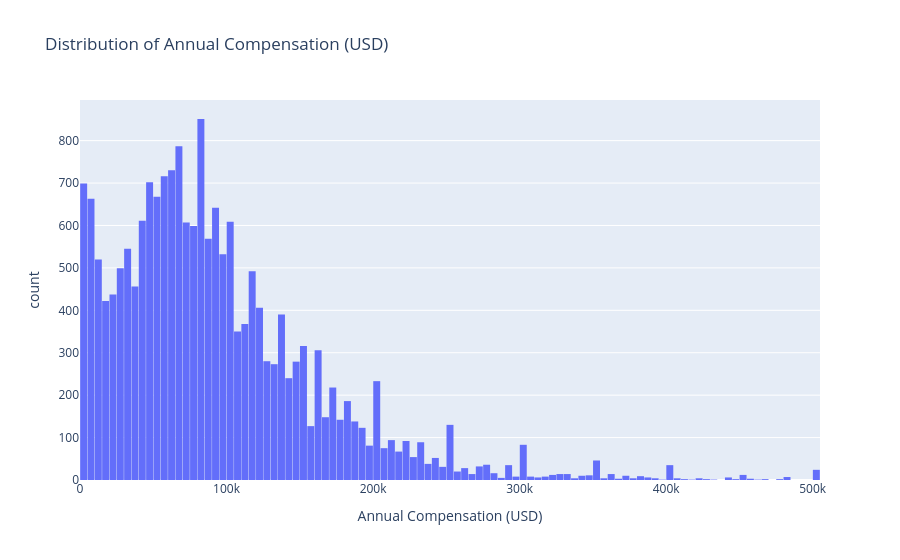

Notebook cell for this chart:
### Code cell
fig = px.histogram(
    df, x="ConvertedCompYearly", nbins=100,
    title="Distribution of Annual Compensation (USD)",
    labels={"ConvertedCompYearly": "Annual Compensation (USD)"},
)
fig.update_layout(bargap=0.05)
fig.show()

### Figure 1 — Plotly figure (JSON) as saved in the notebook; plotly's stock layout.template omitted (floating-point values rounded to 4 significant figures; data arrays with more than 128 entries replaced by an {"elided": "..."} marker saying what was removed)
{"data": [{"bingroup": "x", "hovertemplate": "Annual Compensation (USD)=%{x}<br>count=%{y}<extra></extra>", "legendgroup": "", "marker": {"color": "#636efa", "pattern": {"shape": ""}}, "name": "", "nbinsx": 100, "orientation": "v", "showlegend": false, "type": "histogram", "x": {"elided": "19255 float values"}, "xaxis": "x", "yaxis": "y"}], "layout": {"bargap": 0.05, "barmode": "relative", "legend": {"tracegroupgap": 0}, "title": {"text": "Distribution of Annual Compensation (USD)"}, "xaxis": {"anchor": "y", "domain": [0, 1], "title": {"text": "Annual Compensation (USD)"}}, "yaxis": {"anchor": "x", "domain": [0, 1], "title": {"text": "count"}}}}
